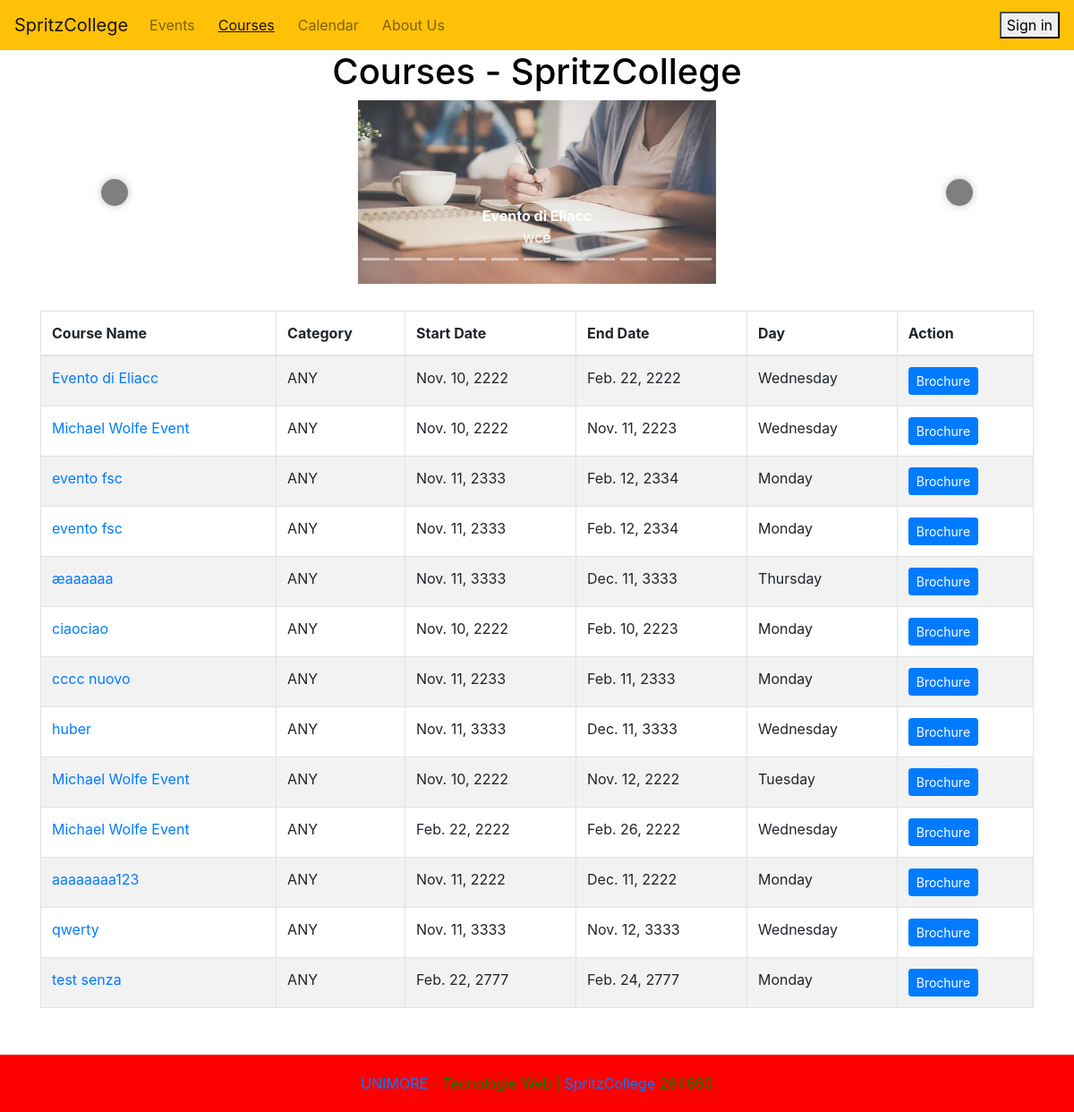
The app's page /activities/courses/, older data.
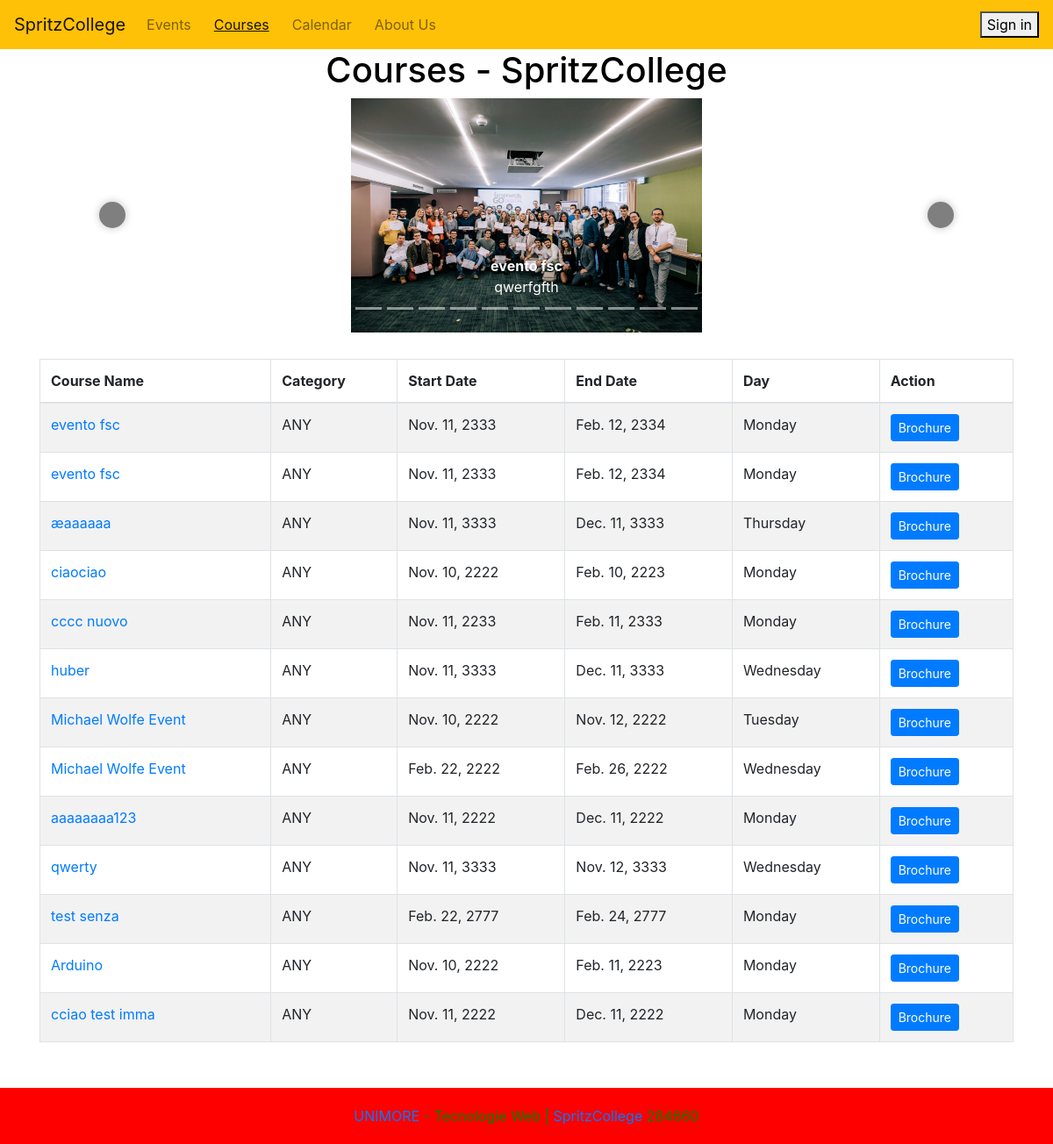
The same page, newer data.
### Activities/models.py (models this page shows, shortened)
class Course(models.Model):
    CATEGORY_CHOICES = [
        ('ANY', 'uncategorized'),
        ('TCH', 'tech course'),
        ('LTR', 'literature course'),
        ('LAN', 'language course'),
        ('HND', 'craftsman course'),
        ('ART', 'art course'),
    ]
    name = models.CharField(max_length=100)
    description = models.TextField(max_length=250)
    start_date = models.DateField()
    end_date = models.DateField()
    recurrence_day = models.CharField(max_length=20)
    time = models.TimeField()
    image = models.ImageField(upload_to=course_image_path, default='Courses/default.jpg')
    category = models.CharField(max_length=50, choices=CATEGORY_CHOICES, default='ANY')

### Activities/views.py (the view)
# urls.py: path("courses/", CoursesList.as_view(), name="list_courses"),
class CoursesList(ListView):
    model = Course
    template_name = "Activities/Courses/courses.html"
    def get_context_data(self, **kwargs):
        context = super(CoursesList, self).get_context_data(**kwargs)
        context['title'] = "Courses"
        return context

### Activities/templates/Activities/Courses/courses.html (shortened to what this page needs)
{% extends 'base.html' %}
{% block content %}
<div class="container">
    <h1 class="text-center">{{ title }} - SpritzCollege</h1>
    {% if object_list %}
        <div id="carouselExampleIndicators" class="carousel slide" data-ride="carousel" style="color: black;"">
            <ol class="carousel-indicators">
                {% for l in object_list %}
                    <li data-target="#carouselExampleIndicators" data-slide-to="{{ forloop.counter0 }}"
                        {% if forloop.first %}class="active"{% endif %}></li>
                {% endfor %}
            </ol>
            <div class="carousel-inner">
                {% for l in object_list %}
                    <div class="carousel-item {% if forloop.first %}active{% endif %}">
                        <a href="{% url 'course_detail' l.id %}">
                            <img src="{{ l.image.url }}" class="d-block w-100 img-fluid" alt="{{ l.name }}">
                            <div class="carousel-caption d-none d-md-block">
                                <strong>{{ l.name }}</strong><br>
                                {{ l.description|truncatechars:100 }}
                            </div>
                        </a>
                    </div>
                {% endfor %}
            </div>
            <a class="carousel-control-prev" href="#carouselExampleIndicators" role="button" data-slide="prev">
                <span class="carousel-control-prev-icon" aria-hidden="true"></span>
            </a>
            <a class="carousel-control-next" href="#carouselExampleIndicators" role="button" data-slide="next">
                <span class="carousel-control-next-icon" aria-hidden="true"></span>
            </a>
        </div>
        <div class="table-responsive" style="margin-top: 30px;">
            <table class="table table-striped table-bordered">
                <thead>
                    <tr>
                        <th>Course Name</th>
                        <th>Category</th>
                        <th>Start Date</th>
                        <th>End Date</th>
                        <th>Day</th>
                        <th>Action</th>
                    </tr>
                </thead>
                <tbody>
                    {% for item in object_list %}
                        <tr>
                            <td><a href="{% url 'course_detail' item.id %}">{{ item.name }}</a></td>
                            <td>{{ item.category }}</td>
                            <td>{{ item.start_date }}</td>
                            <td>{{ item.end_date }}</td>
                            <td>{{ item.recurrence_day }}</td>
                            <td><a href="{% url 'course_pdf' item.id %}" class="btn btn-primary btn-sm">Brochure</a>
                            </td>
                        </tr>
                    {% endfor %}
                </tbody>
            </table>
        </div>
    {% endif %}
</div>
{% endblock %}

Row changes from the older to the newer data that the page shows:
removed Course: image (placeholder picture), name "Evento di Eliacc", description "wce", category "ANY", start_date "Nov. 10, 2222", end_date "Feb. 22, 2222", recurrence_day "Wednesday"
removed Course: name "Michael Wolfe Event", category "ANY", start_date "Nov. 10, 2222", end_date "Nov. 11, 2223", recurrence_day "Wednesday"
now on one of the page's lists (row edited): Course: name "evento fsc", description "qwerfgfth"
added Course: name "Arduino", category "ANY", start_date "Nov. 10, 2222", end_date "Feb. 11, 2223", recurrence_day "Monday"
added Course: name "cciao test imma", category "ANY", start_date "Nov. 11, 2222", end_date "Dec. 11, 2222", recurrence_day "Monday"
